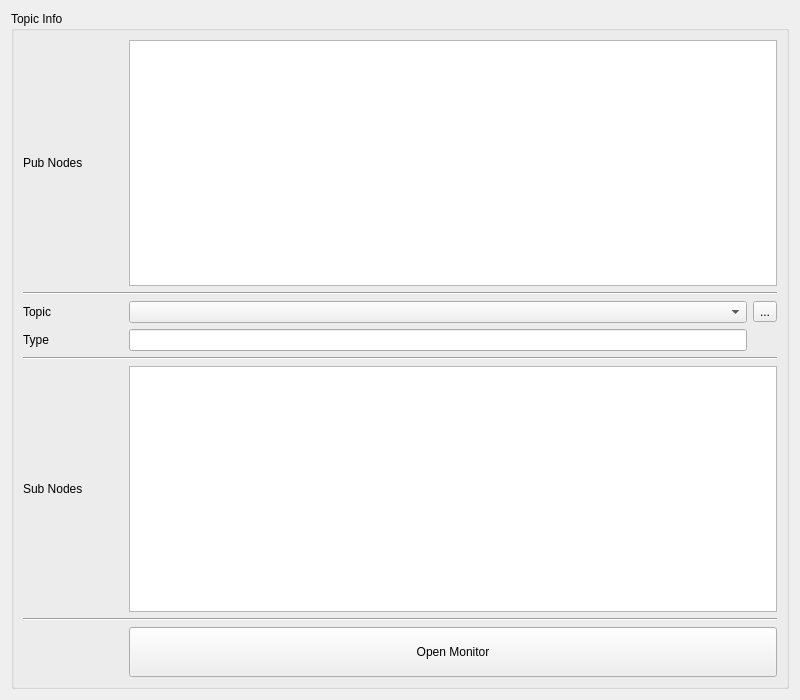
<?xml version="1.0" encoding="UTF-8"?>
<ui version="4.0">
 <class>widget</class>
 <widget class="QWidget" name="widget">
  <property name="geometry">
   <rect>
    <x>0</x>
    <y>0</y>
    <width>800</width>
    <height>700</height>
   </rect>
  </property>
  <property name="acceptDrops">
   <bool>true</bool>
  </property>
  <property name="windowTitle">
   <string>Topic Info</string>
  </property>
  <layout class="QVBoxLayout" name="verticalLayout">
   <item>
    <widget class="QGroupBox" name="groupBox">
     <property name="title">
      <string>Topic Info</string>
     </property>
     <layout class="QGridLayout" name="gridLayout">
      <item row="0" column="0">
       <widget class="QLabel" name="label_3">
        <property name="text">
         <string>Pub Nodes</string>
        </property>
       </widget>
      </item>
      <item row="3" column="0">
       <widget class="QLabel" name="label_11">
        <property name="text">
         <string>Type</string>
        </property>
       </widget>
      </item>
      <item row="4" column="0" colspan="3">
       <widget class="Line" name="line">
        <property name="orientation">
         <enum>Qt::Horizontal</enum>
        </property>
       </widget>
      </item>
      <item row="1" column="0" colspan="3">
       <widget class="Line" name="line_2">
        <property name="orientation">
         <enum>Qt::Horizontal</enum>
        </property>
       </widget>
      </item>
      <item row="2" column="0">
       <widget class="QLabel" name="label_10">
        <property name="minimumSize">
         <size>
          <width>100</width>
          <height>0</height>
         </size>
        </property>
        <property name="maximumSize">
         <size>
          <width>100</width>
          <height>16777215</height>
         </size>
        </property>
        <property name="text">
         <string>Topic</string>
        </property>
       </widget>
      </item>
      <item row="2" column="2">
       <widget class="QToolButton" name="pb_update">
        <property name="text">
         <string>...</string>
        </property>
       </widget>
      </item>
      <item row="5" column="1" colspan="2">
       <widget class="QListWidget" name="lw_subs"/>
      </item>
      <item row="2" column="1">
       <widget class="QComboBox" name="cb_topic">
        <property name="sizePolicy">
         <sizepolicy hsizetype="Ignored" vsizetype="Fixed">
          <horstretch>0</horstretch>
          <verstretch>0</verstretch>
         </sizepolicy>
        </property>
       </widget>
      </item>
      <item row="5" column="0">
       <widget class="QLabel" name="label_2">
        <property name="text">
         <string>Sub Nodes</string>
        </property>
       </widget>
      </item>
      <item row="3" column="1">
       <widget class="QLineEdit" name="le_type">
        <property name="palette">
         <palette>
          <active>
           <colorrole role="Text">
            <brush brushstyle="SolidPattern">
             <color alpha="255">
              <red>154</red>
              <green>153</green>
              <blue>150</blue>
             </color>
            </brush>
           </colorrole>
           <colorrole role="PlaceholderText">
            <brush brushstyle="NoBrush">
             <color alpha="128">
              <red>154</red>
              <green>153</green>
              <blue>150</blue>
             </color>
            </brush>
           </colorrole>
          </active>
          <inactive>
           <colorrole role="Text">
            <brush brushstyle="SolidPattern">
             <color alpha="255">
              <red>154</red>
              <green>153</green>
              <blue>150</blue>
             </color>
            </brush>
           </colorrole>
           <colorrole role="PlaceholderText">
            <brush brushstyle="NoBrush">
             <color alpha="128">
              <red>154</red>
              <green>153</green>
              <blue>150</blue>
             </color>
            </brush>
           </colorrole>
          </inactive>
          <disabled>
           <colorrole role="Text">
            <brush brushstyle="SolidPattern">
             <color alpha="255">
              <red>94</red>
              <green>92</green>
              <blue>100</blue>
             </color>
            </brush>
           </colorrole>
           <colorrole role="PlaceholderText">
            <brush brushstyle="NoBrush">
             <color alpha="128">
              <red>154</red>
              <green>153</green>
              <blue>150</blue>
             </color>
            </brush>
           </colorrole>
          </disabled>
         </palette>
        </property>
        <property name="readOnly">
         <bool>true</bool>
        </property>
       </widget>
      </item>
      <item row="7" column="1" colspan="2">
       <widget class="QPushButton" name="pb_mon">
        <property name="minimumSize">
         <size>
          <width>0</width>
          <height>50</height>
         </size>
        </property>
        <property name="text">
         <string>Open Monitor</string>
        </property>
       </widget>
      </item>
      <item row="0" column="1" colspan="2">
       <widget class="QListWidget" name="lw_pubs"/>
      </item>
      <item row="6" column="0" colspan="3">
       <widget class="Line" name="line_3">
        <property name="orientation">
         <enum>Qt::Horizontal</enum>
        </property>
       </widget>
      </item>
     </layout>
    </widget>
   </item>
  </layout>
 </widget>
 <resources/>
 <connections/>
</ui>
